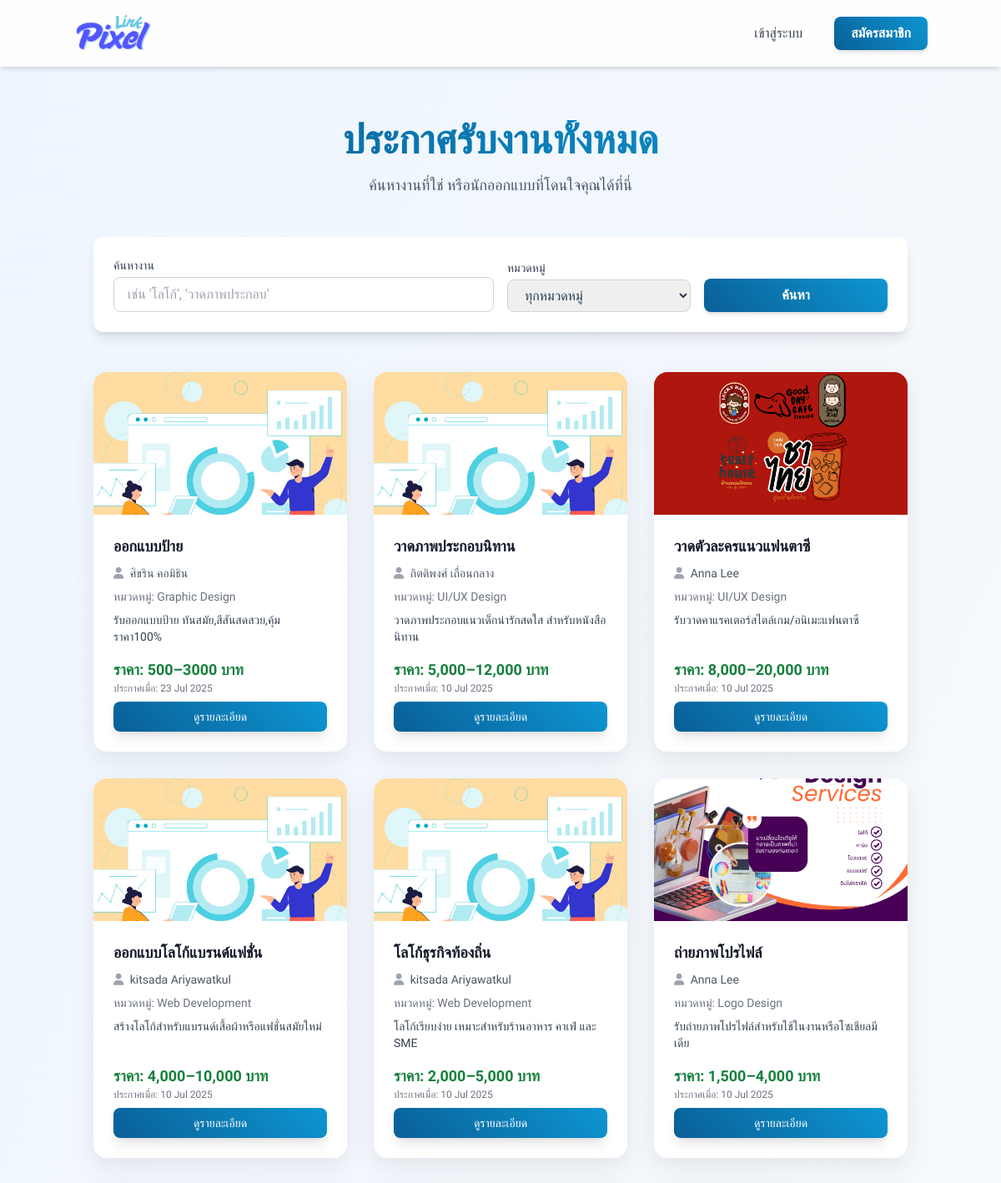
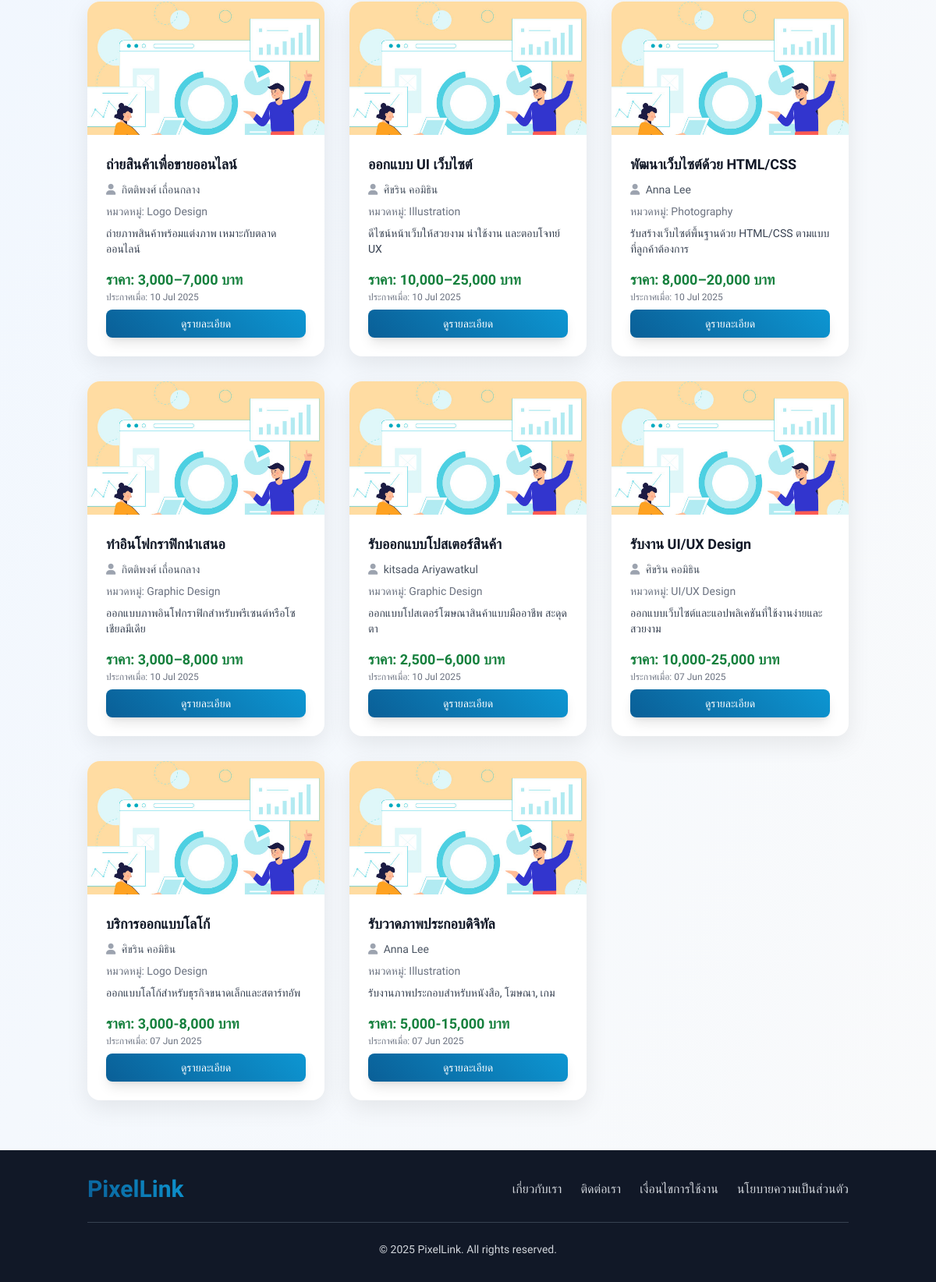
Page /job_listings.php on the committed database (2 pictures, top to bottom).
### tables this page shows
CREATE TABLE `job_postings` (
  `post_id` int(11) NOT NULL,
  `designer_id` int(11) NOT NULL,
  `title` varchar(255) NOT NULL,
  `description` text DEFAULT NULL,
  `category_id` int(11) DEFAULT NULL,
  `price_range` varchar(100) DEFAULT NULL,
  `posted_date` timestamp NOT NULL DEFAULT current_timestamp(),
  `status` enum('active','inactive','completed') DEFAULT 'active',
  `client_id` int(11) NOT NULL,
  `main_image_id` int(11) DEFAULT NULL
);

CREATE TABLE `users` (
  `user_id` int(11) NOT NULL,
  `username` varchar(50) NOT NULL,
  `password` varchar(255) NOT NULL,
  `email` varchar(100) NOT NULL,
  `first_name` varchar(100) NOT NULL,
  `last_name` varchar(100) NOT NULL,
  `phone_number` varchar(20) NOT NULL,
  `user_type` enum('admin','designer','client') NOT NULL,
  `registration_date` timestamp NOT NULL DEFAULT current_timestamp(),
  `is_approved` tinyint(1) DEFAULT 0,
  `last_activity` datetime DEFAULT NULL,
  `is_active` tinyint(1) DEFAULT 1,
  `is_verified` tinyint(1) NOT NULL DEFAULT 0 COMMENT '0=Not Verified, 1=Verified',
  `last_login` timestamp NULL DEFAULT NULL
);

CREATE TABLE `job_categories` (
  `category_id` int(11) NOT NULL,
  `category_name` varchar(100) NOT NULL
);

CREATE TABLE `uploaded_files` (
  `file_id` int(11) NOT NULL,
  `contract_id` int(11) DEFAULT NULL,
  `job_post_id` int(11) DEFAULT NULL,
  `uploader_id` int(11) NOT NULL,
  `file_name` varchar(255) NOT NULL,
  `file_path` varchar(255) NOT NULL,
  `uploaded_at` timestamp NOT NULL DEFAULT current_timestamp(),
  `file_size` int(11) DEFAULT NULL,
  `uploaded_by_user_id` int(11) DEFAULT NULL,
  `file_type` varchar(255) DEFAULT NULL,
  `uploaded_date` datetime DEFAULT NULL
);

### job_listings.php (the view, shortened to what this page needs)
<?php
$servername = "localhost";
$username = "root";
$password = "";
$dbname = "pixellink";
$condb = new mysqli($servername, $username, $password, $dbname);
$condb->set_charset("utf8mb4");
$loggedInUserName = $_SESSION['full_name'] ?? $_SESSION['username'] ?? 'Designer';
$search_keyword = $_GET['search'] ?? '';
$type = $_GET['type'] ?? 'postings';
$jobs = [];
if ($type === 'postings') {
    $page_title = "ประกาศรับงานทั้งหมด";
    $sql = "SELECT
                jp.post_id AS id,
                jp.title,
                jp.description,
                jp.price_range,
                jp.posted_date,
                'posting' AS type,
                u.first_name,
                u.last_name,
                jc.category_name,
                uf.file_path AS job_image_path
            FROM job_postings AS jp
            JOIN users AS u ON jp.designer_id = u.user_id
            LEFT JOIN job_categories AS jc ON jp.category_id = jc.category_id
            LEFT JOIN uploaded_files AS uf ON jp.main_image_id = uf.file_id
            WHERE jp.status = 'active'";
    $sql .= " ORDER BY jp.posted_date DESC";
}
$stmt = $condb->prepare($sql);
if ($stmt) {
    $stmt->execute();
    $result = $stmt->get_result();
    $jobs = $result->fetch_all(MYSQLI_ASSOC);
} else {
    error_log("SQL Error: " . $condb->error);
}
?>
<?php include 'includes/header.php'; ?>
<body class="min-h-screen flex flex-col">
    <nav class="bg-white/90 backdrop-blur-sm p-4 shadow-md sticky top-0 z-50">
        <div class="container mx-auto flex justify-between items-center">
            <a href="index.php"><img src="dist/img/logo.png" alt="PixelLink Logo" class="h-12 transition-transform hover:scale-105"></a>
            <div class="space-x-4 flex items-center">
                <?php if (isset($_SESSION['user_id'])) : ?>
                    <span class="font-medium text-slate-700">สวัสดี, <?= htmlspecialchars($loggedInUserName) ?>!</span>
                    <?php
                        $profile_path = 'designer/view_profile.php';
                        if ($_SESSION['user_type'] === 'client') {
                            $profile_path = 'client/view_profile.php';
                        }
                    ?>
                    <a href="<?= $profile_path ?>?user_id=<?= $_SESSION['user_id']; ?>" class="btn-primary text-white px-5 py-2 rounded-lg font-medium shadow-md">ดูโปรไฟล์</a>
                    <a href="logout.php" class="btn-danger text-white px-5 py-2 rounded-lg font-medium shadow-md">ออกจากระบบ</a>
                <?php else : ?>
                    <a href="login.php" class="px-3 py-1.5 sm:px-5 sm:py-2 rounded-lg font-medium border-2 border-transparent hover:border-blue-300 hover:text-blue-600 transition duration-300 text-gray-700">เข้าสู่ระบบ</a>
                    <a href="register.php" class="btn-primary text-white px-5 py-2 rounded-lg font-semibold shadow-md">สมัครสมาชิก</a>
                <?php endif; ?>
            </div>
        </div>
    </nav>
    <main class="flex-grow">
        <section id="job-listings" class="py-12 md:py-16 bg-gradient-to-br from-blue-50 to-gray-50">
            <div class="container mx-auto px-4 md:px-6">
                <div class="text-center mb-12">
                    <h1 class="text-4xl md:text-5xl font-bold text-gradient"><?= htmlspecialchars($page_title) ?></h1>
                    <p class="mt-4 text-lg text-slate-600">ค้นหางานที่ใช่ หรือนักออกแบบที่โดนใจคุณได้ที่นี่</p>
                </div>
                <form action="job_listings.php" method="GET" class="mb-12 p-6 bg-white rounded-xl shadow-lg">
                    <div class="grid grid-cols-1 md:grid-cols-4 gap-4 items-end">
                        <div class="col-span-1 md:col-span-2">
                            <label for="search-keyword" class="block text-sm font-medium text-slate-700 mb-1">ค้นหางาน</label>
                            <input type="text" name="search" id="search-keyword" value="<?= htmlspecialchars($search_keyword) ?>" placeholder="เช่น 'โลโก้', 'วาดภาพประกอบ'" class="w-full px-4 py-2 border border-slate-300 rounded-lg focus:ring-blue-500 focus:border-blue-500">
                        </div>
                        <div>
                            <label for="filter-category" class="block text-sm font-medium text-slate-700 mb-1">หมวดหมู่</label>
                            <select name="category" id="filter-category" class="w-full px-4 py-2 border border-slate-300 rounded-lg focus:ring-blue-500 focus:border-blue-500">
                                <option value="0">ทุกหมวดหมู่</option>
                            </select>
                        </div>
                        <button type="submit" class="btn-primary text-white px-6 py-2 rounded-lg font-semibold shadow-md w-full">ค้นหา</button>
                    </div>
                </form>
                <?php if (empty($jobs)): ?>
                    <div class="bg-yellow-100 border-l-4 border-yellow-500 text-yellow-700 p-6 rounded-lg text-center mt-12">
                        <p class="font-bold text-xl">ไม่พบผลลัพธ์ที่ตรงกัน</p>
                        <p class="mt-2">กรุณาลองเปลี่ยนคำค้นหาหรือตัวกรองของคุณ</p>
                    </div>
                <?php else: ?>
                    <div class="grid grid-cols-1 sm:grid-cols-2 lg:grid-cols-3 xl:grid-cols-4 gap-8">
                        <?php foreach ($jobs as $job): ?>
                            <div class="card-item flex flex-col">
                                <?php
                                $image_source = 'dist/img/pdpa02.jpg';
                                if (!empty($job['job_image_path'])) {
                                    $correct_path = str_replace('../', '', $job['job_image_path']);
                                    if (file_exists($correct_path)) {
                                        $image_source = htmlspecialchars($correct_path);
                                    }
                                }
                                ?>
                                <a href="job_detail.php?id=<?= $job['id'] ?>&type=<?= $job['type'] ?>">
                                    <img src="<?= $image_source ?>" alt="ภาพประกอบงาน: <?= htmlspecialchars($job['title']) ?>" class="card-image">
                                </a>
                                <div class="p-4 md:p-6 flex-grow flex flex-col justify-between">
                                    <div>
                                        <h3 class="text-lg font-semibold text-gray-900 line-clamp-2"><?= htmlspecialchars($job['title']) ?></h3>
                                        <p class="text-sm text-gray-600 my-2">
                                            <i class="fas fa-user mr-1 text-gray-400"></i>
                                            <?= htmlspecialchars($job['first_name'] . ' ' . $job['last_name']) ?>
                                        </p>
                                        <p class="text-sm text-gray-500 mb-2">หมวดหมู่: <?= htmlspecialchars($job['category_name'] ?? 'ไม่ระบุ') ?></p>
                                        <p class="text-sm text-gray-700 line-clamp-3 font-light"><?= htmlspecialchars($job['description']) ?></p>
                                    </div>
                                    <div class="mt-4">
                                        <p class="text-lg font-semibold text-green-700">ราคา: <?= htmlspecialchars($job['price_range'] ?? 'สอบถาม') ?></p>
                                        <p class="text-xs text-gray-500">ประกาศเมื่อ: <?= date('d M Y', strtotime($job['posted_date'])) ?></p>
                                        <a href="job_detail.php?id=<?= $job['id'] ?>&type=<?= $job['type'] ?>" class="mt-2 inline-block btn-primary text-white px-4 py-2 rounded-lg font-medium text-sm shadow-lg w-full text-center">ดูรายละเอียด</a>
                                    </div>
                                </div>
                            </div>
                        <?php endforeach; ?>
                    </div>
                <?php endif; ?>
            </div>
        </section>
    </main>
<?php include 'includes/footer.php'; ?>

### includes/header.php (shortened to what this page needs)
<!DOCTYPE html>
<html lang="th">
<head>
    <script src="https://cdn.tailwindcss.com"></script>
    <link rel="stylesheet" href="https://cdnjs.cloudflare.com/ajax/libs/font-awesome/6.0.0-beta3/css/all.min.css">
    <link href="https://cdn.jsdelivr.net/npm/sweetalert2@11/dist/sweetalert2.min.css" rel="stylesheet" />
</head>

### includes/footer.php (shortened to what this page needs)
<footer class="bg-gray-900 text-gray-300 py-8 mt-auto">
    <div class="container mx-auto px-4 md:px-6 text-center">
        <div class="flex flex-col md:flex-row justify-between items-center mb-6">
            <a href="/pixellink-assistants-main/index.php" class="text-2xl sm:text-3xl font-bold pixellink-logo-footer mb-4 md:mb-0 transition duration-300 hover:opacity-80">Pixel<b>Link</b></a>
            <div class="flex flex-wrap justify-center space-x-2 md:space-x-6 text-sm md:text-base">
                <a href="/pixellink-assistants-main/about.php" class="hover:text-white transition duration-300 mb-2 md:mb-0 font-light">เกี่ยวกับเรา</a>
                <a href="/pixellink-assistants-main/contact.php" class="hover:text-white transition duration-300 mb-2 md:mb-0 font-light">ติดต่อเรา</a>
                <a href="/pixellink-assistants-main/terms.php" class="hover:text-white transition duration-300 mb-2 md:mb-0 font-light">เงื่อนไขการใช้งาน</a>
                <a href="/pixellink-assistants-main/privacy.php" class="hover:text-white transition duration-300 mb-2 md:mb-0 font-light">นโยบายความเป็นส่วนตัว</a>
            </div>
        </div>
        <hr class="border-gray-700 my-6">
        <p class="text-xs md:text-sm font-light">&copy; <?php echo date('Y'); ?> PixelLink. All rights reserved.</p>
    </div>
</footer>
</body>
</html>

### includes/header.php (style rules this page uses)
* { font-family: 'Kanit', sans-serif; font-style: normal; font-weight: 400; }
body { background: linear-gradient(135deg, #f0f4f8 0%, #e8edf3 100%); color: #2c3e50; overflow-x: hidden; }
.btn-primary { background: linear-gradient(45deg, #0a5f97 0%, #0d96d2 100%); color: white; transition: all 0.3s ease; box-shadow: 0 4px 15px rgba(13, 150, 210, 0.3); }
.text-gradient { background: linear-gradient(45deg, #0a5f97, #0d96d2); -webkit-background-clip: text; -webkit-text-fill-color: transparent; }
.pixellink-logo, .pixellink-logo-footer { font-weight: 700; font-size: 2.25rem; background: linear-gradient(45deg, #0a5f97, #0d96d2); -webkit-background-clip: text; -webkit-text-fill-color: transparent; }
.pixellink-logo b, .pixellink-logo-footer b { color: #0d96d2; }
.card-item { background: white; border-radius: 1rem; box-shadow: 0 10px 30px rgba(0, 0, 0, 0.08); transition: all 0.3s ease; display: flex; flex-direction: column; }
.card-image { width: 100%; aspect-ratio: 16/9; object-fit: cover; border-top-left-radius: 1rem; border-top-right-radius: 1rem; }

### rows in the picture
job_postings: title "ออกแบบป้าย", designer.last_name "ศิขริน คอมิธิน", category.category_name "Graphic Design", description "รับออกแบบป้าย ทันสมัย,สีสันสดสวย,คุ้มราคา100%", price_range "500–3000 บาท", posted_date "23 Jul 2025"
job_postings: title "วาดภาพประกอบนิทาน", designer.last_name "กิตติพงศ์ เถื่อนกลาง", category.category_name "UI/UX Design", description "วาดภาพประกอบแนวเด็กน่ารักสดใส สำหรับหนังสือนิทาน", price_range "5,000–12,000 บาท", posted_date "10 Jul 2025"
job_postings: uploaded_files.file_path (picture), title "วาดตัวละครแนวแฟนตาซี", designer.last_name "Anna Lee", category.category_name "UI/UX Design", description "รับวาดคาแรคเตอร์สไตล์เกม/อนิเมะแฟนตาซี", price_range "8,000–20,000 บาท", posted_date "10 Jul 2025"
job_postings: title "ออกแบบโลโก้แบรนด์แฟชั่น", designer.last_name "kitsada Ariyawatkul", category.category_name "Web Development", description "สร้างโลโก้สำหรับแบรนด์เสื้อผ้าหรือแฟชั่นสมัยใหม่", price_range "4,000–10,000 บาท", posted_date "10 Jul 2025"
job_postings: title "โลโก้ธุรกิจท้องถิ่น", designer.last_name "kitsada Ariyawatkul", category.category_name "Web Development", description "โลโก้เรียบง่าย เหมาะสำหรับร้านอาหาร คาเฟ่ และ SME", price_range "2,000–5,000 บาท", posted_date "10 Jul 2025"
job_postings: uploaded_files.file_path (picture), title "ถ่ายภาพโปรไฟล์", designer.last_name "Anna Lee", category.category_name "Logo Design", description "รับถ่ายภาพโปรไฟล์สำหรับใช้ในงานหรือโซเชียลมีเดีย", price_range "1,500–4,000 บาท", posted_date "10 Jul 2025"
job_postings: title "ถ่ายสินค้าเพื่อขายออนไลน์", designer.last_name "กิตติพงศ์ เถื่อนกลาง", category.category_name "Logo Design", description "ถ่ายภาพสินค้าพร้อมแต่งภาพ เหมาะกับตลาดออนไลน์", price_range "3,000–7,000 บาท", posted_date "10 Jul 2025"
job_postings: title "ออกแบบ UI เว็บไซต์", designer.last_name "ศิขริน คอมิธิน", category.category_name "Illustration", description "ดีไซน์หน้าเว็บให้สวยงาม น่าใช้งาน และตอบโจทย์ UX", price_range "10,000–25,000 บาท", posted_date "10 Jul 2025"
job_postings: title "พัฒนาเว็บไซต์ด้วย HTML/CSS", designer.last_name "Anna Lee", category.category_name "Photography", description "รับสร้างเว็บไซต์พื้นฐานด้วย HTML/CSS ตามแบบที่ลูกค้าต้องการ", price_range "8,000–20,000 บาท", posted_date "10 Jul 2025"
job_postings: title "ทำอินโฟกราฟิกนำเสนอ", designer.last_name "กิตติพงศ์ เถื่อนกลาง", category.category_name "Graphic Design", description "ออกแบบภาพอินโฟกราฟิกสำหรับพรีเซนต์หรือโซเชียลมีเดีย", price_range "3,000–8,000 บาท", posted_date "10 Jul 2025"
job_postings: title "รับออกแบบโปสเตอร์สินค้า", designer.last_name "kitsada Ariyawatkul", category.category_name "Graphic Design", description "ออกแบบโปสเตอร์โฆษณาสินค้าแบบมืออาชีพ สะดุดตา", price_range "2,500–6,000 บาท", posted_date "10 Jul 2025"
job_postings: title "รับงาน UI/UX Design", designer.last_name "ศิขริน คอมิธิน", category.category_name "UI/UX Design", description "ออกแบบเว็บไซต์และแอปพลิเคชันที่ใช้งานง่ายและสวยงาม", price_range "10,000-25,000 บาท", posted_date "07 Jun 2025"
job_postings: title "บริการออกแบบโลโก้", designer.last_name "ศิขริน คอมิธิน", category.category_name "Logo Design", description "ออกแบบโลโก้สำหรับธุรกิจขนาดเล็กและสตาร์ทอัพ", price_range "3,000-8,000 บาท", posted_date "07 Jun 2025"
job_postings: title "รับวาดภาพประกอบดิจิทัล", designer.last_name "Anna Lee", category.category_name "Illustration", description "รับงานภาพประกอบสำหรับหนังสือ, โฆษณา, เกม", price_range "5,000-15,000 บาท", posted_date "07 Jun 2025"

### other values in the picture
$page_title "ประกาศรับงานทั้งหมด"
